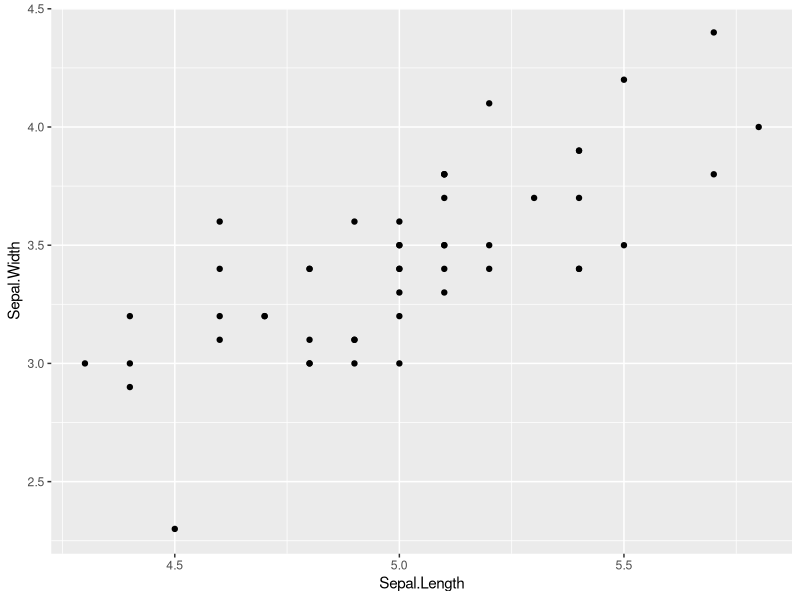
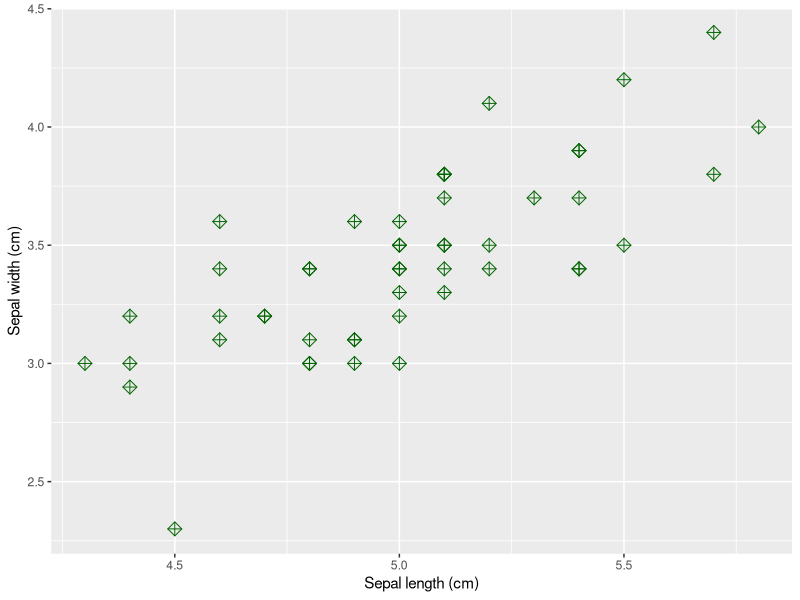

Reproduce these figures in R, in order.
#Exercise 2 Answer Key
library(tidyr)
library(ggplot2)

#1.	Load the “Iris data” using the following code
data("iris")

#2.	Convert the wide iris data to long. 
#   a.	Columns to convert to long include: Sepal.Length, Sepal.Width, Petal.Length, and Petal.Width
#   b.	Name the new names column “measurement”
#   c.	Name the new value column “length”

iris_long <- iris %>% pivot_longer(cols = c("Sepal.Length", "Sepal.Width", "Petal.Length", "Petal.Width"),
                                    names_to = "measurement",
                                    values_to = "length")

#3.	Return a list of unique species names in the “iris_long” data frame

unique(iris_long$Species)

#4.	Using the “iris_long” data frame, filter only Sepal Lengths that are greater than 5.0 and 
#assign the results to a new data frame named “filtered_iris’
filtered_iris <- iris_long %>%
                dplyr::filter(measurement == "Sepal.Length" & length > 5.0)
filtered_iris

#5.	Using the "iris_long" data frame, select only the setosa species, group the data by measurement, 
#calculate the mean length for each measurement, and sort by the mean length for each measurement.

iris_long %>%
  dplyr::filter(Species == "setosa") %>%
  dplyr::group_by(measurement) %>%
  dplyr::summarise(Mean_length = mean (length, na.rm = TRUE)) %>%
  dplyr::arrange(Mean_length)


#6.	Create a scatterplot of setosa Sepal. Length (x-axis) and Sepal.Width (y-axis). 
#Note you will have to filter the original iris data set.

irissub <- iris %>% 
  dplyr::filter(Species == "setosa")

ggplot(irissub, aes(x = Sepal.Length, y = Sepal.Width)) +
  geom_point() 


#7.	Adjust the scatterplot created in 6 to the following: use the shape number 9, 
#increase the size to 3, change the color to anything you would like, 
#change the x-axis label to "Sepal length (cm)" and the x-aix label to "Sepal width (cm).

ggplot(irissub, aes(x = Sepal.Length, y = Sepal.Width)) +
  geom_point(shape = 9, size = 3, color = "darkgreen") +
  xlab("Sepal length (cm)") + 
  ylab("Sepal width (cm)")
